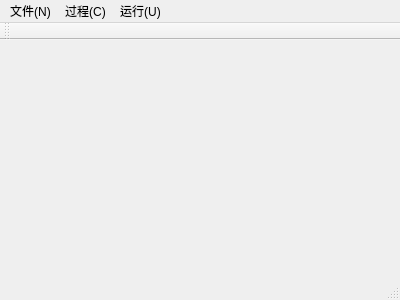
<?xml version="1.0" encoding="UTF-8"?>
<ui version="4.0">
 <class>MainWindow</class>
 <widget class="QMainWindow" name="MainWindow">
  <property name="geometry">
   <rect>
    <x>0</x>
    <y>0</y>
    <width>400</width>
    <height>300</height>
   </rect>
  </property>
  <property name="windowTitle">
   <string>MainWindow</string>
  </property>
  <widget class="QWidget" name="centralWidget">
   <layout class="QGridLayout" name="gridLayout">
    <item row="0" column="0">
     <widget class="QLabel" name="label">
      <property name="enabled">
       <bool>true</bool>
      </property>
      <property name="text">
       <string/>
      </property>
      <property name="scaledContents">
       <bool>true</bool>
      </property>
     </widget>
    </item>
   </layout>
  </widget>
  <widget class="QMenuBar" name="menuBar">
   <property name="geometry">
    <rect>
     <x>0</x>
     <y>0</y>
     <width>400</width>
     <height>23</height>
    </rect>
   </property>
   <widget class="QMenu" name="menu_N">
    <property name="title">
     <string>文件(N)</string>
    </property>
    <addaction name="action_0"/>
   </widget>
   <widget class="QMenu" name="menu_C">
    <property name="title">
     <string>过程(C)</string>
    </property>
    <addaction name="action_G"/>
    <addaction name="action_M"/>
    <addaction name="action_E_2"/>
    <addaction name="action_H"/>
    <addaction name="action_S"/>
    <addaction name="separator"/>
    <addaction name="action_T"/>
    <addaction name="action_Q"/>
    <addaction name="action_R"/>
   </widget>
   <widget class="QMenu" name="menu_U">
    <property name="title">
     <string>运行(U)</string>
    </property>
    <addaction name="action_G_2"/>
   </widget>
   <addaction name="menu_N"/>
   <addaction name="menu_C"/>
   <addaction name="menu_U"/>
  </widget>
  <widget class="QToolBar" name="mainToolBar">
   <attribute name="toolBarArea">
    <enum>TopToolBarArea</enum>
   </attribute>
   <attribute name="toolBarBreak">
    <bool>false</bool>
   </attribute>
  </widget>
  <widget class="QStatusBar" name="statusBar"/>
  <action name="action_0">
   <property name="text">
    <string>打开(0)</string>
   </property>
  </action>
  <action name="action_G">
   <property name="text">
    <string>灰度化(G)</string>
   </property>
  </action>
  <action name="action_M">
   <property name="text">
    <string>中值滤波(M)</string>
   </property>
  </action>
  <action name="action_E_2">
   <property name="text">
    <string>边缘检测(E)</string>
   </property>
  </action>
  <action name="action_H">
   <property name="text">
    <string>霍夫变换(H)</string>
   </property>
  </action>
  <action name="action_S">
   <property name="text">
    <string>闭运算(S)</string>
   </property>
  </action>
  <action name="action_T">
   <property name="text">
    <string>寻找门轮廓(T)</string>
   </property>
  </action>
  <action name="action_Q">
   <property name="text">
    <string>取得交点(Q)</string>
   </property>
  </action>
  <action name="action_R">
   <property name="text">
    <string>效果图(R)</string>
   </property>
  </action>
  <action name="action_G_2">
   <property name="text">
    <string>直接取得结果(G)</string>
   </property>
  </action>
 </widget>
 <layoutdefault spacing="6" margin="11"/>
 <resources/>
 <connections/>
</ui>
